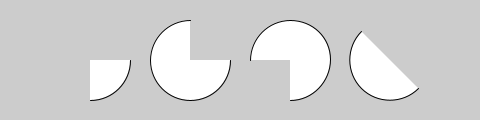
Frame 1 (no input)
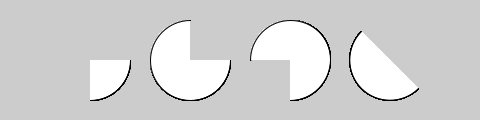
Frame 60 (the mouse pressed at the canvas centre just before this capture)
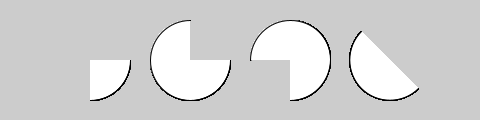
Frame 120 (the mouse held since frame 60 and released just before this capture)

The Processing sketch that drew these frames (run headless with seeded random() and noise(); from frame 60 on, the mouse is pressed at the canvas centre):

// Processing sketch: programing1_lesson02_sample12
// ── programing1_lesson02_sample12.pde
void setup(){
  size(480, 120);
}

void draw(){
  arc(90, 60, 80, 80, 0, HALF_PI);
  arc(190, 60, 80, 80, 0, PI + HALF_PI);
  arc(290, 60, 80, 80, PI, TWO_PI + HALF_PI);
  arc(390, 60, 80, 80, QUARTER_PI, PI + QUARTER_PI);
}
